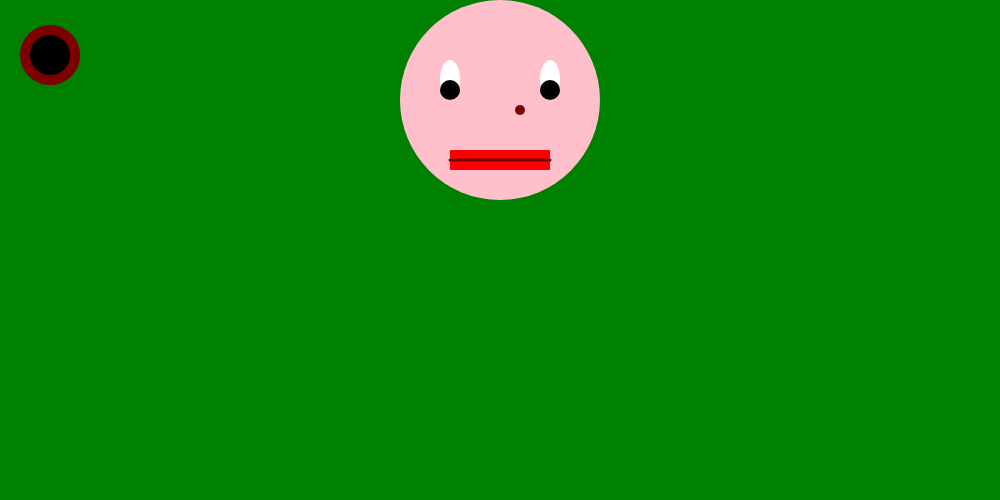
Frame 1 (no input)
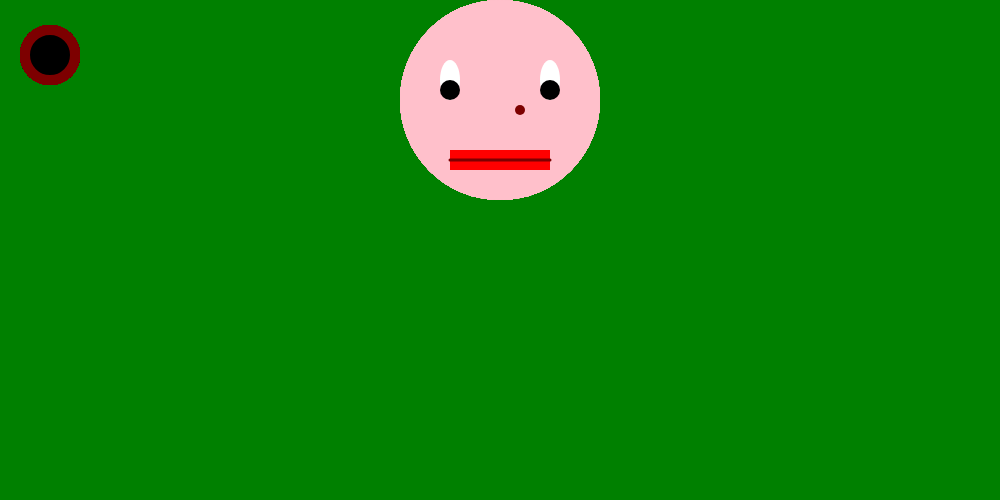
Frame 60 (no input)
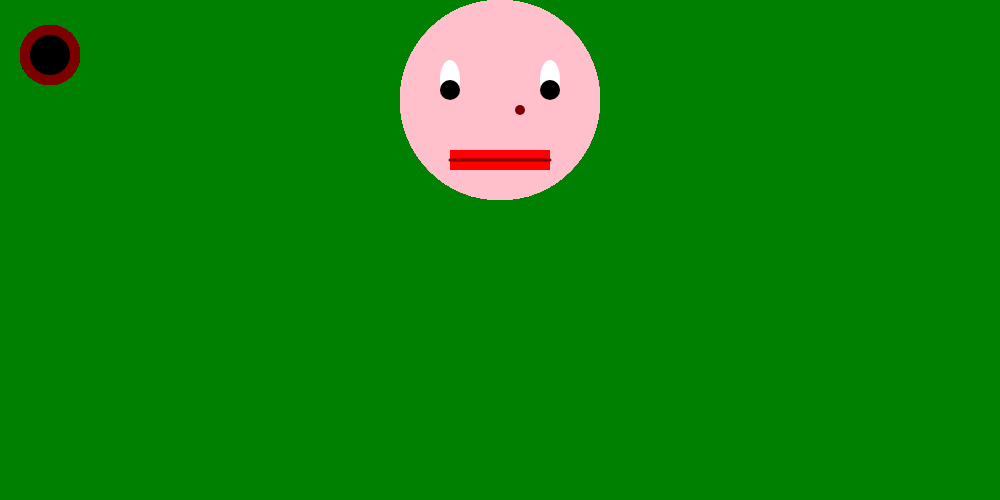
Frame 120 (the mouse pressed at the canvas centre since frame 60)

The p5.js sketch that drew these frames (run headless with seeded random() and noise() and a simulated clock; from frame 60 on, the mouse is pressed at the canvas centre):

// p5.js sketch
// ── sketch.js
var bgColor = "green";
var fSize = 200;

var posX = 0;
var posY = 0;


function setup() {
    createCanvas(1000, 500);

    background(125);
    background(255, 0, 0);
    background("#333333");
    background("cyan");

    background(bgColor);

    posX = width / 2;
    posY = 100;


}

function draw() {
    strokeWeight(0);
    //Face
    fill("pink");
    ellipse(posX, posY, fSize, fSize);

    //mouth
    fill("red");
    rect(posX - 50, posY + 50, 100, 20);

    //eyes
    fill(255);
    ellipse(posX - 50, posY - 20, 20, 40);
    ellipse(posX + 50, posY - 20, 20, 40);
    //pupils
    fill(0);
    ellipse(posX - 50, posY - 10, 20, 20);
    ellipse(posX + 50, posY - 10, 20, 20);
    //mouthline
    stroke(125,0,0);
    strokeWeight(3);
    line(posX - 50, posY + 60, posX + 50, posY + 60);
    //mole
    strokeWeight(10);
    point(posX + 20, posY + 10);

    arc(50, 55, 50, 50, 0, HALF_PI);
    arc(50, 55, 50, 50, 0, TWO_PI);

}
